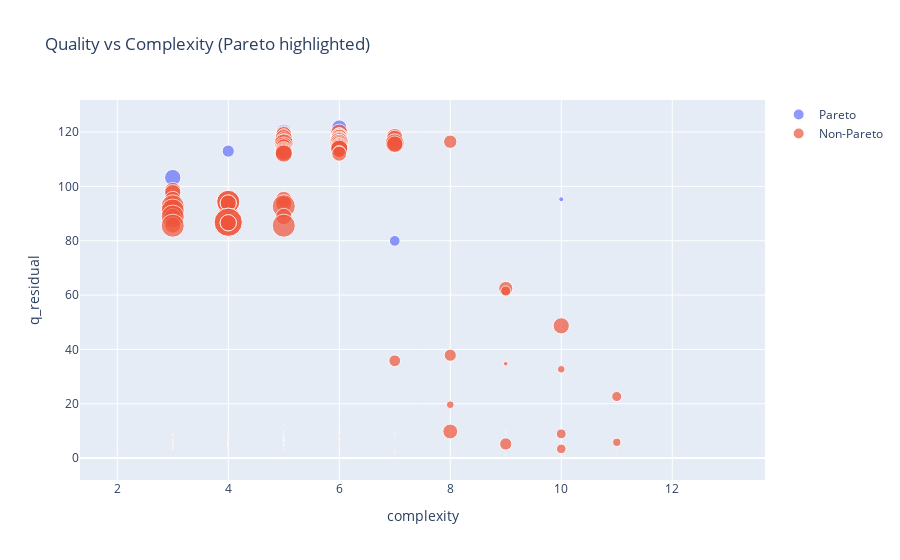
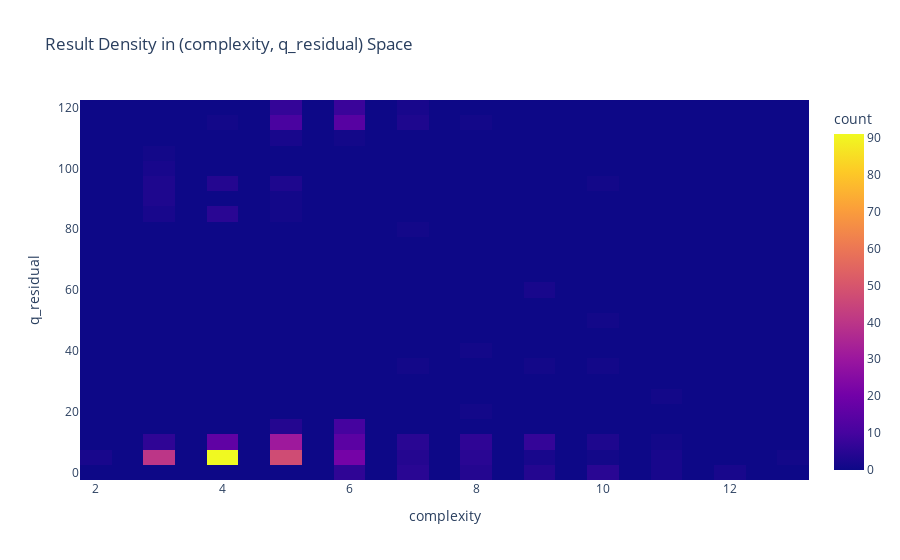
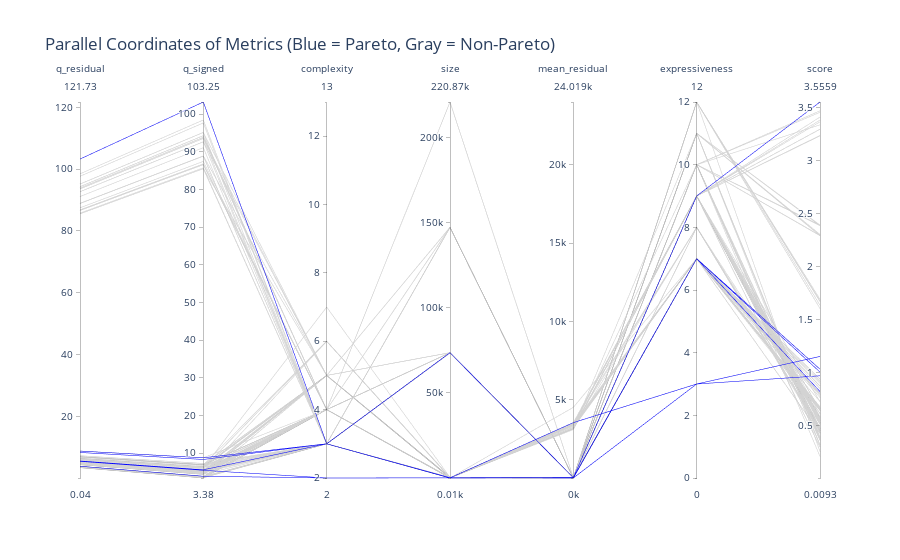
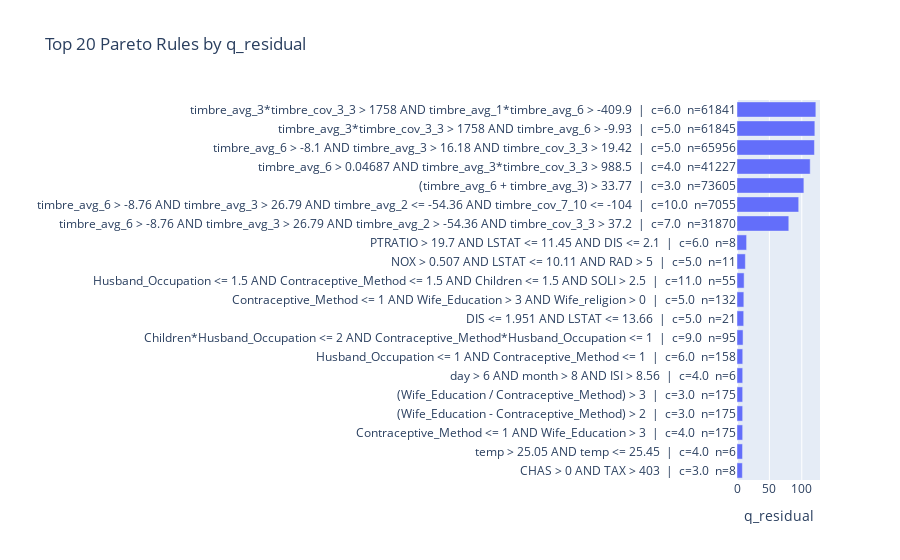

Here is the notebook cell these charts were saved with, in order:
### Code cell
# All Hail JBI100 and 2AMV10
df["ParetoLabel"] = np.where(df["pareto"], "Pareto", "Non-Pareto")

fig_scatter = px.scatter(
    df,
    x="complexity", y="q_residual",
    color="ParetoLabel",
    size="size",
    hover_data=[
        "rule","expr","operator","threshold","dataset","language",
        "size","mean_residual","q_signed","q_perm","p_value",
        "I_inv","I_exp","expressiveness","score"
    ],
    title="Quality vs Complexity (Pareto highlighted)",
)
fig_scatter.update_layout(xaxis_title="complexity", yaxis_title="q_residual", legend_title="")
fig_scatter.show()

fig_density = px.density_heatmap(
    df,
    x="complexity", y="q_residual",
    nbinsx=40, nbinsy=40,
    title="Result Density in (complexity, q_residual) Space",
)
fig_density.update_layout(xaxis_title="complexity", yaxis_title="q_residual")
fig_density.show()

color_map = {"Pareto": 1, "Non-Pareto": 0}
df["_pareto_num"] = df["ParetoLabel"].map(color_map)

parallel_dims = [
    dict(label="q_residual", values=df["q_residual"]),
    dict(label="q_signed", values=df["q_signed"]),
    dict(label="complexity", values=df["complexity"]),
    dict(label="size", values=df["size"]),
    dict(label="mean_residual", values=df["mean_residual"]),
    dict(label="expressiveness", values=df["expressiveness"]),
    dict(label="score", values=df["score"]),
]

fig_parallel = go.Figure(
    data=go.Parcoords(
        line=dict(
            color=df["_pareto_num"],
            colorscale=[[0, "lightgray"], [1, "blue"]],
            showscale=False,
        ),
        dimensions=parallel_dims,
    )
)
fig_parallel.update_layout(title="Parallel Coordinates of Metrics (Blue = Pareto, Gray = Non-Pareto)",
    # margin=dict(l=80, r=80, t=60, b=40)
    )
fig_parallel.show()

topN = 20
top_pareto = (
    df[df["pareto"]]
    .sort_values("q_residual", ascending=False)
    .head(topN)
    .copy()
)
top_pareto["label"] = (
    top_pareto["rule"].astype(str).str.slice(0, 100)
    + "  |  c=" + top_pareto["complexity"].astype(str)
    + "  n=" + top_pareto["size"].astype(str)
)
fig_bar = px.bar(
    top_pareto.iloc[::-1],
    x="q_residual",
    y="label",
    orientation="h",
    hover_data=["dataset","language","expr","operator","threshold","p_value","q_perm"],
    title=f"Top {min(topN, len(top_pareto))} Pareto Rules by q_residual",
)
fig_bar.update_layout(xaxis_title="q_residual", yaxis_title="")
fig_bar.show()

fig_ecdf = px.ecdf(
    df,
    x="q_residual",
    color="ParetoLabel",
    title="ECDF of q_residual (Pareto vs Non-Pareto)",
)
fig_ecdf.update_layout(xaxis_title="q_residual", yaxis_title="F(x)", legend_title="")
fig_ecdf.show()

fig_small = px.scatter(
    df,
    x="complexity", y="q_residual",
    color="ParetoLabel",
    size="size",
    facet_col="language",
    hover_data=["rule","expr","dataset","p_value","q_perm","I_inv","I_exp","expressiveness"],
    title="Quality vs Complexity by Language (Pareto highlighted)",
)
fig_small.update_layout(legend_title="", xaxis_title="complexity", yaxis_title="q_residual")
fig_small.show()

fig_3d = px.scatter_3d(
    df,
    x="complexity", y="size", z="q_residual",
    color="ParetoLabel",
    hover_data=["rule","expr","dataset","language","p_value","q_perm"], # P cool eh? Looked as pretty as on shark dataset
    title="3D View: (complexity, size, q_residual)",
)
fig_3d.show()

### Figure 1 — Plotly figure (JSON) as saved in the notebook; plotly's stock layout.template omitted (floating-point values rounded to 4 significant figures; data arrays with more than 128 entries replaced by an {"elided": "..."} marker saying what was removed)
{"data": [{"customdata": {"elided": "32x15 mixed values"}, "hovertemplate": "ParetoLabel=Pareto<br>complexity=%{x}<br>q_residual=%{y}<br>size=%{customdata[6]}<br>rule=%{customdata[0]}<br>expr=%{customdata[1]}<br>operator=%{customdata[2]}<br>threshold=%{customdata[3]}<br>dataset=%{customdata[4]}<br>language=%{customdata[5]}<br>mean_residual=%{customdata[7]}<br>q_signed=%{customdata[8]}<br>q_perm=%{customdata[9]}<br>p_value=%{customdata[10]}<br>I_inv=%{customdata[11]}<br>I_exp=%{customdata[12]}<br>expressiveness=%{customdata[13]}<br>score=%{customdata[14]}<extra></extra>", "legendgroup": "Pareto", "marker": {"color": "#636efa", "size": [55, 132, 95, 158, 175, 175, 175, 65, 181, 8, 11, 21, 8, 8, 10, 14, 6, 30, 11, 103, 89, 61841, 61845, 65956, 41227, 73605, 7055, 31870, 6, 6, 16, 71], "sizemode": "area", "sizeref": 552.2, "symbol": "circle"}, "mode": "markers", "name": "Pareto", "orientation": "v", "showlegend": true, "type": "scatter", "x": [11.0, 5.0, 9.0, 6.0, 4.0, 3.0, 3.0, 9.0, 8.0, 6.0, 5.0, 5.0, 3.0, 3.0, 3.0, 4.0, 3.0, 5.0, 3.0, 3.0, 2.0, 6.0, 5.0, 5.0, 4.0, 3.0, 10.0, 7.0, 4.0, 4.0, 3.0, 2.0], "xaxis": "x", "y": [10.99, 10.56, 9.353, 8.879, 8.753, 8.753, 8.753, 3.415, 3.19, 14.82, 12.9, 10.36, 8.301, 8.301, 8.053, 7.697, 7.413, 5.82, 5.625, 5.555, 5.419, 121.7, 120.2, 119.6, 113.0, 103.3, 95.25, 79.95, 8.809, 8.551, 5.255, 3.843], "yaxis": "y"}, {"customdata": {"elided": "402x15 mixed values"}, "hovertemplate": "ParetoLabel=Non-Pareto<br>complexity=%{x}<br>q_residual=%{y}<br>size=%{customdata[6]}<br>rule=%{customdata[0]}<br>expr=%{customdata[1]}<br>operator=%{customdata[2]}<br>threshold=%{customdata[3]}<br>dataset=%{customdata[4]}<br>language=%{customdata[5]}<br>mean_residual=%{customdata[7]}<br>q_signed=%{customdata[8]}<br>q_perm=%{customdata[9]}<br>p_value=%{customdata[10]}<br>I_inv=%{customdata[11]}<br>I_exp=%{customdata[12]}<br>expressiveness=%{customdata[13]}<br>score=%{customdata[14]}<extra></extra>", "legendgroup": "Non-Pareto", "marker": {"color": "#EF553B", "size": {"elided": "402 int values"}, "sizemode": "area", "sizeref": 552.2, "symbol": "circle"}, "mode": "markers", "name": "Non-Pareto", "orientation": "v", "showlegend": true, "type": "scatter", "x": {"elided": "402 float values"}, "xaxis": "x", "y": {"elided": "402 float values"}, "yaxis": "y"}], "layout": {"legend": {"itemsizing": "constant", "title": {"text": ""}, "tracegroupgap": 0}, "title": {"text": "Quality vs Complexity (Pareto highlighted)"}, "xaxis": {"anchor": "y", "domain": [0, 1], "title": {"text": "complexity"}}, "yaxis": {"anchor": "x", "domain": [0, 1], "title": {"text": "q_residual"}}}}

### Figure 2 — Plotly figure (JSON) as saved in the notebook; plotly's stock layout.template omitted (floating-point values rounded to 4 significant figures; data arrays with more than 128 entries replaced by an {"elided": "..."} marker saying what was removed)
{"data": [{"coloraxis": "coloraxis", "hovertemplate": "complexity=%{x}<br>q_residual=%{y}<br>count=%{z}<extra></extra>", "name": "", "nbinsx": 40, "nbinsy": 40, "type": "histogram2d", "x": {"elided": "434 float values"}, "xaxis": "x", "xbingroup": "x", "y": {"elided": "434 float values"}, "yaxis": "y", "ybingroup": "y"}], "layout": {"coloraxis": {"colorbar": {"title": {"text": "count"}}, "colorscale": [[0, "#0d0887"], [0.1111, "#46039f"], [0.2222, "#7201a8"], [0.3333, "#9c179e"], [0.4444, "#bd3786"], [0.5556, "#d8576b"], [0.6667, "#ed7953"], [0.7778, "#fb9f3a"], [0.8889, "#fdca26"], [1, "#f0f921"]]}, "legend": {"tracegroupgap": 0}, "title": {"text": "Result Density in (complexity, q_residual) Space"}, "xaxis": {"anchor": "y", "domain": [0, 1], "title": {"text": "complexity"}}, "yaxis": {"anchor": "x", "domain": [0, 1], "title": {"text": "q_residual"}}}}

### Figure 3 — Plotly figure (JSON) as saved in the notebook; plotly's stock layout.template omitted (floating-point values rounded to 4 significant figures; data arrays with more than 128 entries replaced by an {"elided": "..."} marker saying what was removed)
{"data": [{"dimensions": [{"label": "q_residual", "values": {"elided": "434 float values"}}, {"label": "q_signed", "values": {"elided": "434 float values"}}, {"label": "complexity", "values": {"elided": "434 float values"}}, {"label": "size", "values": {"elided": "434 int values"}}, {"label": "mean_residual", "values": {"elided": "434 float values"}}, {"label": "expressiveness", "values": {"elided": "434 float values"}}, {"label": "score", "values": {"elided": "434 float values"}}], "line": {"color": {"elided": "434 int values"}, "colorscale": [[0, "lightgray"], [1, "blue"]], "showscale": false}, "type": "parcoords"}], "layout": {"title": {"text": "Parallel Coordinates of Metrics (Blue = Pareto, Gray = Non-Pareto)"}}}

### Figure 4 — Plotly figure (JSON) as saved in the notebook; plotly's stock layout.template omitted (floating-point values rounded to 4 significant figures; data arrays with more than 128 entries replaced by an {"elided": "..."} marker saying what was removed)
{"data": [{"customdata": {"elided": "20x7 mixed values"}, "hovertemplate": "q_residual=%{x}<br>label=%{y}<br>dataset=%{customdata[0]}<br>language=%{customdata[1]}<br>expr=%{customdata[2]}<br>operator=%{customdata[3]}<br>threshold=%{customdata[4]}<br>p_value=%{customdata[5]}<br>q_perm=%{customdata[6]}<extra></extra>", "legendgroup": "", "marker": {"color": "#636efa", "pattern": {"shape": ""}}, "name": "", "orientation": "h", "showlegend": false, "textposition": "auto", "type": "bar", "x": [8.301, 8.551, 8.753, 8.753, 8.753, 8.809, 8.879, 9.353, 10.36, 10.56, 10.99, 12.9, 14.82, 79.95, 95.25, 103.3, 113.0, 119.6, 120.2, 121.7], "xaxis": "x", "y": ["CHAS > 0 AND TAX > 403  |  c=3.0  n=8", "temp > 25.05 AND temp <= 25.45  |  c=4.0  n=6", "Contraceptive_Method <= 1 AND Wife_Education > 3  |  c=4.0  n=175", "(Wife_Education - Contraceptive_Method) > 2  |  c=3.0  n=175", "(Wife_Education / Contraceptive_Method) > 3  |  c=3.0  n=175", "day > 6 AND month > 8 AND ISI > 8.56  |  c=4.0  n=6", "Husband_Occupation <= 1 AND Contraceptive_Method <= 1  |  c=6.0  n=158", "Children*Husband_Occupation <= 2 AND Contraceptive_Method*Husband_Occupation <= 1  |  c=9.0  n=95", "DIS <= 1.951 AND LSTAT <= 13.66  |  c=5.0  n=21", "Contraceptive_Method <= 1 AND Wife_Education > 3 AND Wife_religion > 0  |  c=5.0  n=132", "Husband_Occupation <= 1.5 AND Contraceptive_Method <= 1.5 AND Children <= 1.5 AND SOLI > 2.5  |  c=11.0  n=55", "NOX > 0.507 AND LSTAT <= 10.11 AND RAD > 5  |  c=5.0  n=11", "PTRATIO > 19.7 AND LSTAT <= 11.45 AND DIS <= 2.1  |  c=6.0  n=8", "timbre_avg_6 > -8.76 AND timbre_avg_3 > 26.79 AND timbre_avg_2 > -54.36 AND timbre_cov_3_3 > 37.2  |  c=7.0  n=31870", "timbre_avg_6 > -8.76 AND timbre_avg_3 > 26.79 AND timbre_avg_2 <= -54.36 AND timbre_cov_7_10 <= -104  |  c=10.0  n=7055", "(timbre_avg_6 + timbre_avg_3) > 33.77  |  c=3.0  n=73605", "timbre_avg_6 > 0.04687 AND timbre_avg_3*timbre_cov_3_3 > 988.5  |  c=4.0  n=41227", "timbre_avg_6 > -8.1 AND timbre_avg_3 > 16.18 AND timbre_cov_3_3 > 19.42  |  c=5.0  n=65956", "timbre_avg_3*timbre_cov_3_3 > 1758 AND timbre_avg_6 > -9.93  |  c=5.0  n=61845", "timbre_avg_3*timbre_cov_3_3 > 1758 AND timbre_avg_1*timbre_avg_6 > -409.9  |  c=6.0  n=61841"], "yaxis": "y"}], "layout": {"barmode": "relative", "legend": {"tracegroupgap": 0}, "title": {"text": "Top 20 Pareto Rules by q_residual"}, "xaxis": {"anchor": "y", "domain": [0, 1], "title": {"text": "q_residual"}}, "yaxis": {"anchor": "x", "domain": [0, 1], "title": {"text": ""}}}}
